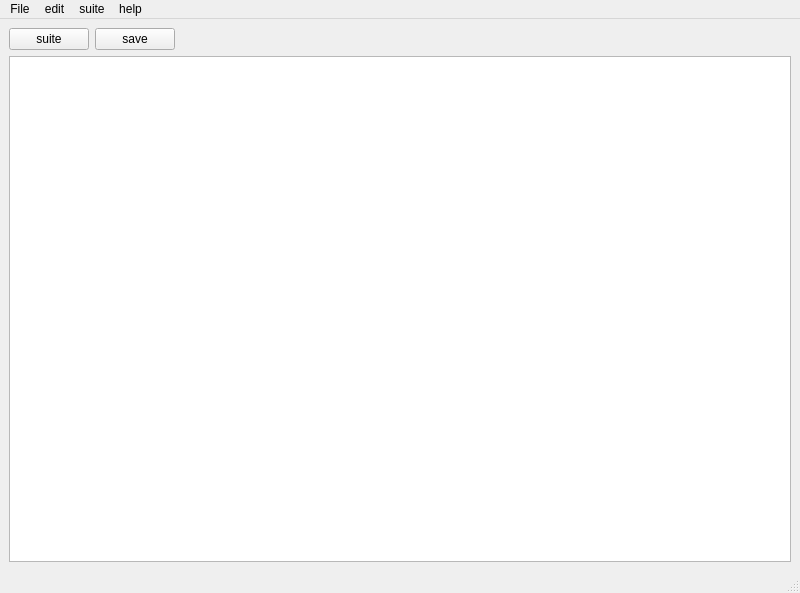
<?xml version="1.0" encoding="UTF-8"?>
<ui version="4.0">
 <class>MainWindow</class>
 <widget class="QMainWindow" name="MainWindow">
  <property name="geometry">
   <rect>
    <x>0</x>
    <y>0</y>
    <width>800</width>
    <height>593</height>
   </rect>
  </property>
  <property name="windowTitle">
   <string>MainWindow</string>
  </property>
  <widget class="QWidget" name="centralwidget">
   <layout class="QVBoxLayout" name="verticalLayout">
    <item>
     <layout class="QHBoxLayout" name="horizontalLayout">
      <item>
       <widget class="QPushButton" name="suiteButton">
        <property name="text">
         <string>suite</string>
        </property>
       </widget>
      </item>
      <item>
       <widget class="QPushButton" name="pushButton_2">
        <property name="text">
         <string>save</string>
        </property>
       </widget>
      </item>
      <item>
       <spacer name="horizontalSpacer">
        <property name="orientation">
         <enum>Qt::Horizontal</enum>
        </property>
        <property name="sizeHint" stdset="0">
         <size>
          <width>40</width>
          <height>20</height>
         </size>
        </property>
       </spacer>
      </item>
     </layout>
    </item>
    <item>
     <widget class="QTreeView" name="treeView"/>
    </item>
   </layout>
  </widget>
  <widget class="QMenuBar" name="menubar">
   <property name="geometry">
    <rect>
     <x>0</x>
     <y>0</y>
     <width>800</width>
     <height>28</height>
    </rect>
   </property>
   <widget class="QMenu" name="menuFile">
    <property name="title">
     <string>File</string>
    </property>
   </widget>
   <widget class="QMenu" name="menuHelp">
    <property name="title">
     <string>edit</string>
    </property>
   </widget>
   <widget class="QMenu" name="menusuite">
    <property name="title">
     <string>suite</string>
    </property>
   </widget>
   <widget class="QMenu" name="menuhelp">
    <property name="title">
     <string>help</string>
    </property>
   </widget>
   <addaction name="menuFile"/>
   <addaction name="menuHelp"/>
   <addaction name="menusuite"/>
   <addaction name="menuhelp"/>
  </widget>
  <widget class="QStatusBar" name="statusbar"/>
 </widget>
 <resources/>
 <connections/>
</ui>
